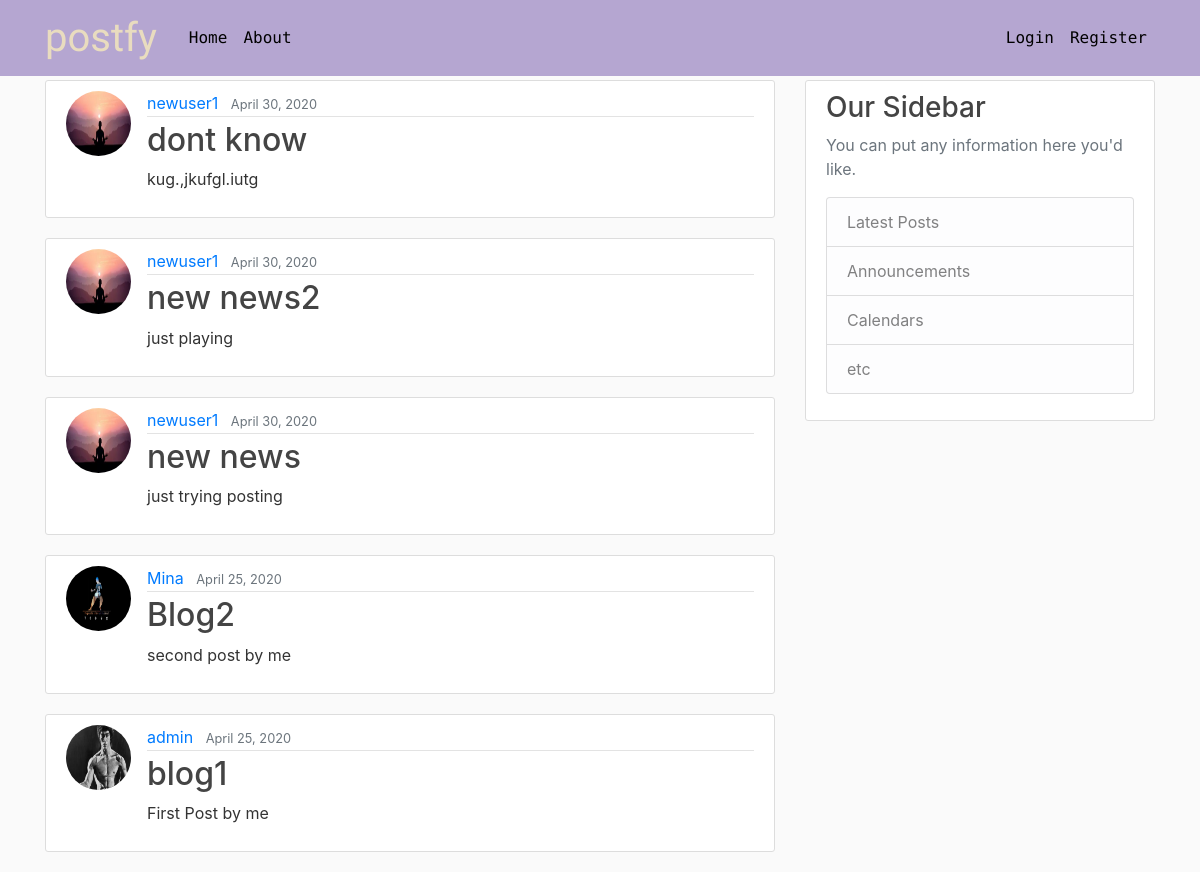
Screenshot of /blog/ with the database file from the repository.
### blog/models.py (models this page shows, shortened)
class Post(models.Model):
    title = models.CharField(max_length=100)
    content = models.TextField()
    date_posted = models.DateTimeField(default=timezone.now)
    author = models.ForeignKey(User, on_delete=models.CASCADE)

### users/models.py (models this page shows, shortened)
class Profile(models.Model):
    user = models.OneToOneField(User, on_delete=models.CASCADE)
    image = models.ImageField(default='default.jpg', upload_to='profile_pics')

### blog/views.py (the view)
# urls.py: path('', views.PostListView.as_view(), name='blog-home'),
class PostListView(ListView):
    model = Post
    template_name = 'blog/home.html'  # <app>/<model>_<viewtype>.html
    context_object_name = 'posts'
    ordering = ['-date_posted']
    paginate_by = 5

### blog/templates/blog/home.html (shortened to what this page needs)
{% extends "blog/base.html" %}
{% block content %}
    {% for post in posts %}
        <article class="media content-section">
          <img class="rounded-circle article-img" src="{{ post.author.profile.image.url }}">
          <div class="media-body">
            <div class="article-metadata">
              <a class="mr-2" href="{% url 'user-posts' post.author.username %}">{{ post.author }}</a>
              <small class="text-muted">{{ post.date_posted|date:"F d, Y" }}</small>
            </div>
            <h2><a class="article-title" href="{% url 'post-detail' post.id %}">{{ post.title }}</a></h2>
            <p class="article-content">{{ post.content }}</p>
          </div>
        </article>
    {% endfor %}
{% endblock content %}

### blog/templates/blog/base.html (shortened to what this page needs)
{% load static%}
<html lang="en">
<head>
    <link rel="stylesheet" href="https://maxcdn.bootstrapcdn.com/bootstrap/4.0.0/css/bootstrap.min.css">
    <link rel="stylesheet" type="text/css" href="{% static 'blog/main.css'%}">
</head>
<body>
    <header class="site-header">
      <nav class="navbar navbar-expand-md navbar-dark bg-steel fixed-top">
        <div class="container">
          <a class="navbar-brand mr-4" href="{% url 'blog-home' %}" id="sty">postfy</a>
          <div class="collapse navbar-collapse" id="navbarToggle">
            <div class="navbar-nav mr-auto">
              <a class="nav-item nav-link" href="{% url 'blog-home' %}">Home</a>
              <a class="nav-item nav-link" href="{% url 'blog-about' %}">About</a>
            </div>
            <div class="navbar-nav">
                {%if user.is_authenticated %}
                    <a class="nav-item nav-link" href="{%url 'post-create'%}">New Post</a>
                    <a class="nav-item nav-link" href="{%url 'logout'%}">Logout</a>
                    <a class="nav-item nav-link" href="{%url 'profile'%}">profile</a>
                {%else %}
                    <a class="nav-item nav-link" href="{%url 'login'%}">Login</a>
                    <a class="nav-item nav-link" href="{%url 'register'%}">Register</a>
                {% endif %}
            </div>
          </div>
        </div>
      </nav>
    </header>
    <main role="main" class="container">
      <div class="row">
        <div class="col-md-8">
            {% block content %}{% endblock %}
        </div>
        <div class="col-md-4">
          <div class="content-section">
            <h3>Our Sidebar</h3>
            <p class='text-muted'>You can put any information here you'd like.
              <ul class="list-group">
                <li class="list-group-item list-group-item-light">Latest Posts</li>
                <li class="list-group-item list-group-item-light">Announcements</li>
                <li class="list-group-item list-group-item-light">Calendars</li>
                <li class="list-group-item list-group-item-light">etc</li>
              </ul>
            </p>
          </div>
        </div>
      </div>
    </main>
</body>
</html>

### blog/static/blog/main.css (style rules this page uses)
body { background: #fafafa; color: #333333; margin-top: 5rem; }
h1, h2, h3, h4, h5, h6 { color: #444444; }
ul { margin: 0; }
.bg-steel { background-color: B5A6D1; }
.site-header .navbar-nav .nav-link { color: 000000; font-family: 'B612 Mono', monospace; }
.content-section { background: #ffffff; padding: 10px 20px; border: 1px solid #dddddd; border-radius: 3px; margin-bottom: 20px; }
.article-title { color: #444444; }
.article-content { white-space: pre-line; }
.article-img { height: 65px; width: 65px; margin-right: 16px; }
.article-metadata { padding-bottom: 1px; margin-bottom: 4px; border-bottom: 1px solid #e3e3e3 }
#sty { font-family: 'Norican', cursive; font-size: 2.5rem; padding:0px; margin:0px; color:E9DCBF; }

### rows the page displays
Post: author.profile.image (picture), author "newuser1", date_posted "April 30, 2020", title "dont know", content "kug.,jkufgl.iutg"
Post: author.profile.image (picture), author "newuser1", date_posted "April 30, 2020", title "new news2", content "just playing"
Post: author.profile.image (picture), author "newuser1", date_posted "April 30, 2020", title "new news", content "just trying posting"
Post: author.profile.image (picture), author "Mina", date_posted "April 25, 2020", title "Blog2", content "second post by me"
Post: author.profile.image (picture), author "admin", date_posted "April 25, 2020", title "blog1", content "First Post by me"
